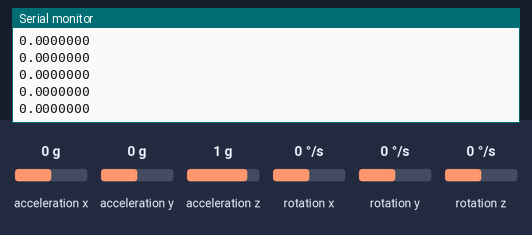
The sketch below on a simulated Arduino Uno, built with avr-gcc and run on an emulated ATmega328P. On the bench: the last lines printed to the serial monitor. Wiring (inferred from the names in the program): MPU-6050 motion sensor at I2C address 0x68. The test bench sets the inputs (shaded band); at power-on: rotation x 0 °/s, acceleration x 0 g, acceleration y 0 g, acceleration z 1 g, rotation y 0 °/s, rotation z 0 °/s.

Above: at 1.2 s.
1.3 s: rotation x set to -192 °/s
At 1.35 s:
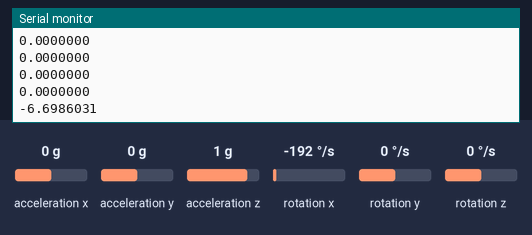
2.8 s: rotation x set to -100 °/s
At 2.89 s:
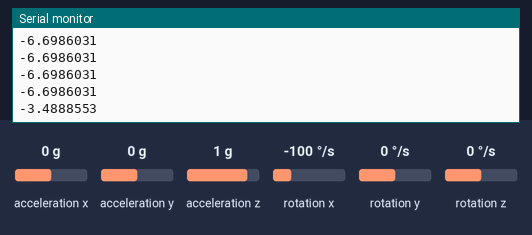
Timing chart, 0 to 5.8 s (numbered marks = the images above; inputs shaded):
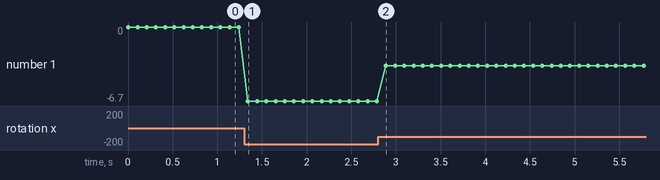

Measured:
- after the input at 1.3 s, the serial monitor: prints a new line at once (image 1)
- after the input at 2.8 s, the serial monitor: prints a new line after 0.09 s (image 2)
- plotted number 1: 0 → -6.7 after the input at 1.3 s, -6.7 → -3.49 after the input at 2.8 s

The sketch:

MPU6050_using_Wire.ino
```cpp
#include <Wire.h>

const int MPU6050_ADDRESS = 0x68; // MPU6050 I2C address
const int CONFIG = 0x1A;          // Configuration Register
const int PWR_MGMT_1 = 0x6B;      // Power Management 1 register
const int ACCEL_CONFIG = 0x1C;    // Accelerometer configuration register
const int GYRO_CONFIG = 0x1B;     // Gyroscope configuration register
const int ACCEL_XOUT_H = 0x3B;    // Accelerometer data registers
const int GYRO_XOUT_H = 0x43;     // Gyroscope data registers
const int AFS_SEL = 0x00;         // Accelerometer Full Scale Value set to +-2g
const int FS_SEL = 0x01;          // Gyroscope Full Scale Value set to +-500 degree/sec
// const int DLPF_CFG = 0x00;        // Digital Low Pass Filter disabled (Gyro output rate 8KHz, Accl Bandwidth 1KHz)
// const int DLPF_CFG = 0x01;     // Digital Low Pass Filter (Accl Bandwidth 184 Hz, delay 2.0 ms, Gyro Bandwidth 188 Hz, delay 1.9 ms)
const int DLPF_CFG = 0x06;        // Digital Low Pass Filter: Gyro Bandwidth 5 Hz, delay 19.0 ms

// Other parameters considered
// Rate Noise Spectral Density - 0.005 (deg/s)/(sqrt(Hz)) (at 10 Hz).
// At free run for 3 mins, rate noise density was 0.015 dps/sqrt(Hz).
// Noise - "Band limited white noise".
// Damping ratio of 2nd order model > 0.5 (to avoid resonance).
// Sensitivity scale facor (for 500 dps) - 65.5 (nominal).
// bias was 0.0213.

// Needs Low Pass Filter with cutoff frequency 5Hz.
// Using 5Hz LPF (built-in): Bias = 0.015 and Rate Noise Density: 0.0013 rad/s/√Hz

// At 10 Hz sampling rate.
// bias = -0.0019 and rate noise density = 0.00023 dps/√Hz

int16_t accelerometer_x, accelerometer_y, accelerometer_z;
float ax, ay, az;
int16_t gyro_x, gyro_y, gyro_z;
float gx, gy, gz;

void setup() {
  Wire.begin();
  // Baud-rate needs to be really high to ensure higher frequencies don't get aliased down to lower frequencies.
  // Gyro output rate is 8KHz when DLPF is disabled.
  // Gyro output rate is KHz when DLPF is enabled.
  Serial.begin(115200);

  // Wake up the MPU6050 by clearing the sleep bit in PWR_MGMT_1
  Wire.beginTransmission(MPU6050_ADDRESS);
  Wire.write(PWR_MGMT_1);
  Wire.write(0); // Clear the sleep bit
  Wire.endTransmission(true);

  // Configure the accelerometer and gyroscope
  Wire.beginTransmission(MPU6050_ADDRESS);
  Wire.write(CONFIG);
  Wire.write(DLPF_CFG);
  Wire.write(ACCEL_CONFIG);
  //Wire.write(0x00); // Set accelerometer full scale range to +/- 2g
  Wire.write(AFS_SEL);
  Wire.endTransmission(true);

  Wire.beginTransmission(MPU6050_ADDRESS);
  Wire.write(GYRO_CONFIG);
  //Wire.write(0x00); // Set gyroscope full scale range to +/- 250 degrees/s
  Wire.write(FS_SEL);
  Wire.endTransmission(true);
}

void loop() {
  // Read accelerometer data
  Wire.beginTransmission(MPU6050_ADDRESS);
  Wire.write(ACCEL_XOUT_H);
  Wire.endTransmission(false);
  Wire.requestFrom(MPU6050_ADDRESS, 6, true);
  accelerometer_x = Wire.read() << 8 | Wire.read();
  accelerometer_y = Wire.read() << 8 | Wire.read();
  accelerometer_z = Wire.read() << 8 | Wire.read();

  ax = (float(accelerometer_x)/32767.0)*(2*9.8);
  ay = (float(accelerometer_y)/32767.0)*(2*9.8);
  az = (float(accelerometer_z)/32767.0)*(2*9.8);

  // Read gyroscope data
  Wire.beginTransmission(MPU6050_ADDRESS);
  Wire.write(GYRO_XOUT_H);
  Wire.endTransmission(false);
  Wire.requestFrom(MPU6050_ADDRESS, 6, true);
  gyro_x = Wire.read() << 8 | Wire.read();
  gyro_y = Wire.read() << 8 | Wire.read();
  gyro_z = Wire.read() << 8 | Wire.read();

  gx = (float(gyro_x)/32767.0)*(500)*(3.1416/180);
  gy = (float(gyro_x)/32767.0)*(500)*(3.1416/180);
  gz = (float(gyro_x)/32767.0)*(500)*(3.1416/180);

  // Print the data
  // Serial.print("Accelerometer: (m/s2) ");
  // Serial.print(ax);
  // Serial.print(", ");
  // Serial.print(ay);
  // Serial.print(", ");
  // Serial.print(az);
  // Serial.print(" | Gyroscope: (rads/s) ");
  // Serial.print(gx);
  // Serial.print(", ");
  // Serial.print(gy);
  // Serial.print(", ");
  Serial.println(gz, 7);

  delay(100); // Adjust the delay as needed
}
```
